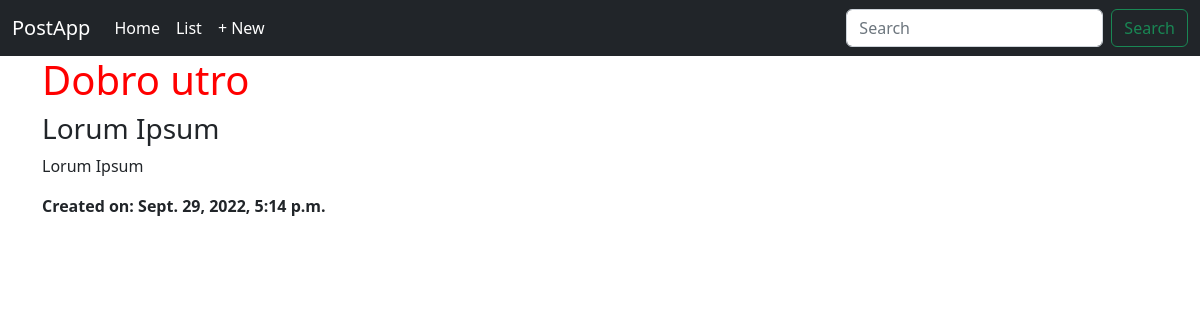
/posts/1, run on the app's committed database.
### posts/models.py (models this page shows, shortened)
class Post(models.Model): # This class Post class extends the Model class with additional methods and attributes
    title = models.CharField(max_length=256) # A column that will be created in the SQL
    subtitle = models.CharField(max_length=256) # A column that will be created in the SQL
    body = models.TextField() # A column that will be created in the SQL
    created_on = models.DateTimeField(auto_now_add=True) # A column that will be created in the SQL

### posts/views.py (the view)
# urls.py: path('<int:pk>', PostDetailView.as_view(), name='detail'),
class PostDetailView(DetailView):
    template_name = "posts/detail.html"
    model = Post

### templates/posts/detail.html (shortened to what this page needs)
{% extends 'base.html' %}
{% block content %}
    <h1>{{ post.title }}</h1>
    <h3>{{ post.subtitle }}</h3>
    <p>{{ post.body }}</p>
    <strong>Created on: {{ post.created_on }}</strong>
{% endblock content %}

### static/css/base.css (style rules this page uses)
h1 { color: red; }

### data on the page
Post: title "Dobro utro", subtitle "Lorum Ipsum", body "Lorum Ipsum", created_on "Sept. 29, 2022, 5:14 p.m."
